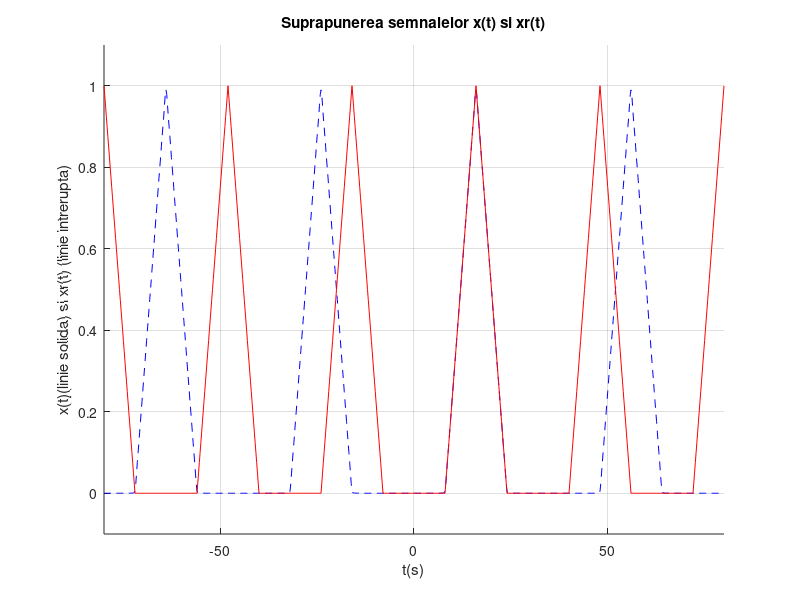
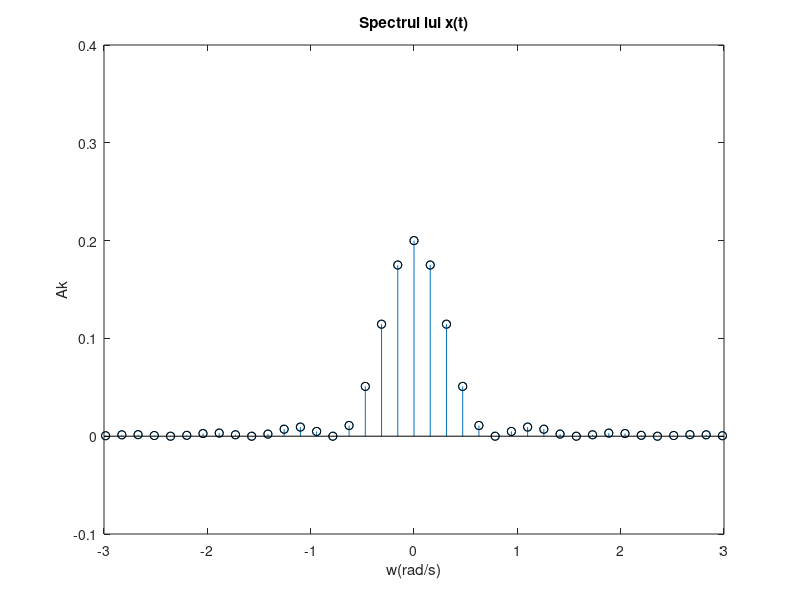

These figures' MATLAB source, in order:

%Semnal triunghiular cu D=8s 
%MANICA AUREL FLORIN

T=40; %perioada semnalului

f=1/T; %frecventa

w=2*pi*f; 

t = -2*T:0.2:2*T; 

N=50; %nr de coeficienti

x=(sawtooth(1.25*w*t,0.5)+abs(sawtooth(1.25*w*t,0.5)))/2; %semnalul nostru

% WIDTH am ales 0.5 sa fie simetric
% am inmultit wt cu 1.25 deoarece:
% 1...10s
% ?...8s => cu invers prop.=> ?=8/10

%am pus /2 sa fie reprezentat de la 0->1, nu de la 0->2 
 


C = zeros([1,2*N+1]); %am initializat vectorul de coeficienti cu valori nule

for k = -N:N

C(k+N+1) = 1/T * integral(@(t)(sawtooth(1.25*w*t,0.5)+abs(sawtooth(1.25*w*t,0.5)))/2.*exp(-j*k*w*t),0,T);

%calculul coeficientilor 
%pana la "." este x
% @(t) reprezinta faptul ca integrala este dupa t de la 0 -> T
%"." l-am pus pt ca e discontinuitate (din definitia functiei 'integral')
end



xr=0; %initializam cu 0 pentru ca ramane de la rularile precedente

for k = -N:N

xr = xr + C(k+N+1)*exp(j*k*w*t);

% semnalul initial reconstruit

end



figure(1);

hold on

plot(t,abs(xr),'b--'); %reprezentarea semnalului reconstruit 
%am pus 'abs' ca imi dadea un warning 

grid;

plot(t,x,'r'); %reprezentarea semnalului initial

axis([-80 80 -0.1 1.1]);

xlabel("t(s)");

ylabel("x(t)(linie solida) si xr(t) (linie intrerupta)");

title("Suprapunerea semnalelor x(t) si xr(t)");

hold off



figure(2);

stem((-N:N)*w,abs(C)); %stem pentru spectrul de aplitudini

hold on

plot((-N:N)*w,abs(C),'ko '); %linii verticale drepte

xlabel('w(rad/s)');

ylabel('Ak');

axis([-3 3 -0.1 0.4]);

title('Spectrul lui x(t)');

hold off


% Prin seria Fourier putem reprezenta un semnal ca o 'suma' de o multime de
% alte semnale
